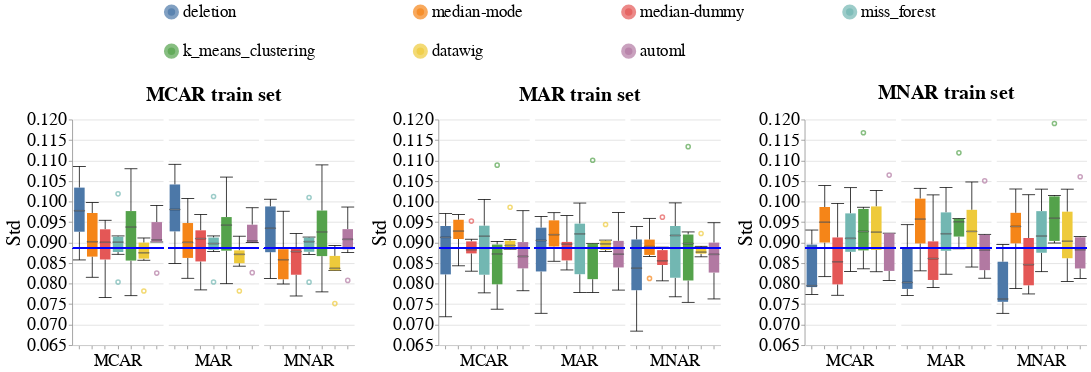

Notebook code cell kept with this figure:
### Code cell
create_box_plots_for_diff_imputers_v2(dataset_name=DATASET_NAME,
                                      model_name='rf_clf',
                                      metric_name='std',
                                      db_client=db_client)
